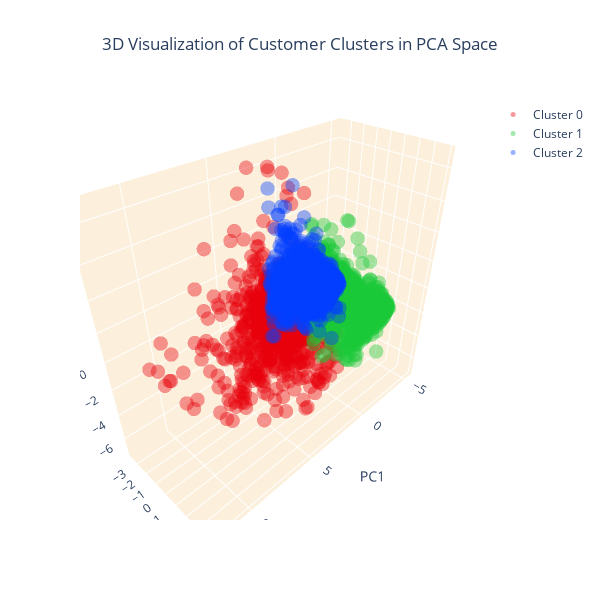

Notebook source saved alongside this figure:
### Code cell
import pandas as pd
import plotly.graph_objs as go

# Assuming 'customer_data_pca' is your DataFrame and 'colors' is a list of color codes

# Create separate data frames for each cluster
cluster_0 = customer_data_pca[customer_data_pca['cluster'] == 0]
cluster_1 = customer_data_pca[customer_data_pca['cluster'] == 1]
cluster_2 = customer_data_pca[customer_data_pca['cluster'] == 2]

# Create a 3D scatter plot
fig = go.Figure()

# Add data points for each cluster separately and specify the color
fig.add_trace(go.Scatter3d(
    x=cluster_0['PC1'], y=cluster_0['PC2'], z=cluster_0['PC3'],
    mode='markers',
    marker=dict(color=colors[0], size=5, opacity=0.4),
    name='Cluster 0'
))
fig.add_trace(go.Scatter3d(
    x=cluster_1['PC1'], y=cluster_1['PC2'], z=cluster_1['PC3'],
    mode='markers',
    marker=dict(color=colors[1], size=5, opacity=0.4),
    name='Cluster 1'
))
fig.add_trace(go.Scatter3d(
    x=cluster_2['PC1'], y=cluster_2['PC2'], z=cluster_2['PC3'],
    mode='markers',
    marker=dict(color=colors[2], size=5, opacity=0.4),
    name='Cluster 2'
))

# Set the title and layout details
fig.update_layout(
    title=dict(text='3D Visualization of Customer Clusters in PCA Space', x=0.5),
    scene=dict(
        xaxis=dict(backgroundcolor="#fcf0dc", gridcolor='white', title='PC1'),
        yaxis=dict(backgroundcolor="#fcf0dc", gridcolor='white', title='PC2'),
        zaxis=dict(backgroundcolor="#fcf0dc", gridcolor='white', title='PC3'),
    ),
    width=600,
    height=600
)

# Show the plot
fig.show()

### Figure 1 — Plotly figure (JSON) as saved in the notebook; plotly's stock layout.template omitted (floating-point values rounded to 4 significant figures; data arrays with more than 128 entries replaced by an {"elided": "..."} marker saying what was removed)
{"data": [{"marker": {"color": "#e8000b", "opacity": 0.4, "size": 5}, "mode": "markers", "name": "Cluster 0", "type": "scatter3d", "x": {"elided": "736 float values"}, "y": {"elided": "736 float values"}, "z": {"elided": "736 float values"}}, {"marker": {"color": "#1ac938", "opacity": 0.4, "size": 5}, "mode": "markers", "name": "Cluster 1", "type": "scatter3d", "x": {"elided": "1656 float values"}, "y": {"elided": "1656 float values"}, "z": {"elided": "1656 float values"}}, {"marker": {"color": "#023eff", "opacity": 0.4, "size": 5}, "mode": "markers", "name": "Cluster 2", "type": "scatter3d", "x": {"elided": "1675 float values"}, "y": {"elided": "1675 float values"}, "z": {"elided": "1675 float values"}}], "layout": {"height": 600, "scene": {"xaxis": {"backgroundcolor": "#fcf0dc", "gridcolor": "white", "title": {"text": "PC1"}}, "yaxis": {"backgroundcolor": "#fcf0dc", "gridcolor": "white", "title": {"text": "PC2"}}, "zaxis": {"backgroundcolor": "#fcf0dc", "gridcolor": "white", "title": {"text": "PC3"}}}, "title": {"text": "3D Visualization of Customer Clusters in PCA Space", "x": 0.5}, "width": 600}}
